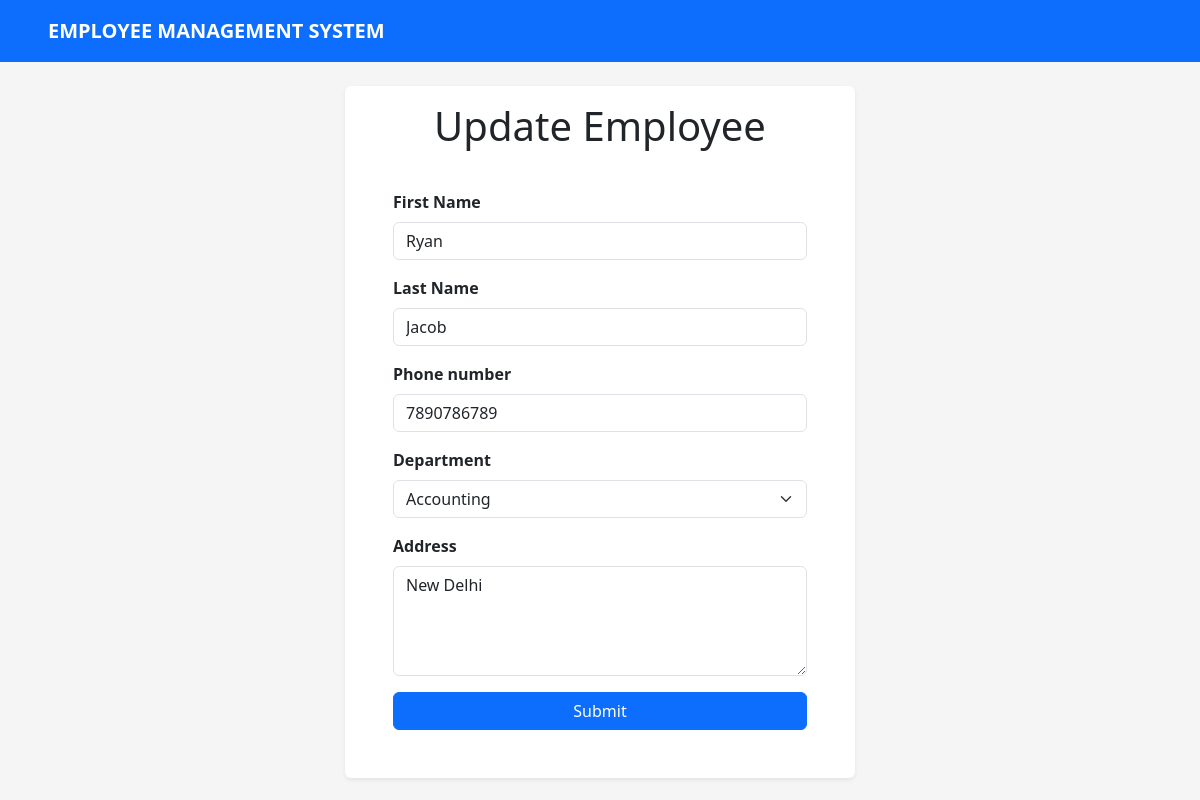
/edit_employee/16, run on the app's committed database.
### employeeapp/models.py (models this page shows)
class User(AbstractUser):
    user_type=models.CharField(choices=user_types,max_length=10,default="admin")

class Employee(models.Model):
    phone_number=models.BigIntegerField()
    address=models.TextField(max_length=1024)
    department=models.CharField(choices=departments,max_length=40)
    user=models.ForeignKey(User,on_delete=models.CASCADE)

### employeeapp/views.py (the view)
# urls.py: path("edit_employee/<int:id>",edit_employee,name="edit_employee"),
def edit_employee(request,id):
    employee=Employee.objects.get(user_id=id)
    user=User.objects.get(id=id)
    emp_id=id
    if request.method=="POST":
        user_form=UserForm(request.POST,instance=user)
        employee_form=EmployeeForm(request.POST,instance=employee)
        if user_form.is_valid() and employee_form.is_valid():
            user_form.save()
            employee_form.save()
            return JsonResponse({"success":True})
        else:
            return JsonResponse({"success":False,"errors":employee_form.errors},status=400)
    else:
        user_form=UserForm(instance=user)
        employee_form=EmployeeForm(instance=employee)
        return render(request,"edit_employee.html",{"user_form":user_form,"employee_form":employee_form,"emp_id":emp_id})

### employeeapp/forms.py (shortened to what this page needs)
class UserForm(forms.ModelForm):
    confirm_password=forms.CharField(required=False,max_length=100,widget=forms.PasswordInput(attrs={"class":"form-control"}))
    password=forms.CharField(required=False,max_length=100,widget=forms.PasswordInput(attrs={"class":"form-control"}))
    email=forms.EmailField(required=False,max_length=100,widget=forms.EmailInput(attrs={"class":"form-control"}))
    class Meta:
        model=User
        fields=["first_name","last_name","email","password"]
        widgets={
            "first_name":forms.TextInput(attrs={"class":"form-control"}),
            "last_name":forms.TextInput(attrs={"class":"form-control"}),
        }

class EmployeeForm(forms.ModelForm):
    class Meta:
        model=Employee
        fields=["phone_number","department","address"]
        widgets={
            "phone_number":forms.NumberInput(attrs={"class":"form-control"}),
            "department":forms.Select(attrs={"class":"form-select"}),
            "address":forms.Textarea(attrs={"class":"form-control","rows":4})
        }

### employeeapp/templates/edit_employee.html (shortened to what this page needs)
{% load static %}
<!DOCTYPE html>
<html lang="en">
<head>
    <link rel="stylesheet" href="https://cdnjs.cloudflare.com/ajax/libs/bootstrap/5.3.3/css/bootstrap.min.css">
    <link rel="stylesheet" href="{% static 'css/styles.css' %}">
</head>
<body class="min-vh-100  registration-page">
    <nav class="nav bg-primary py-3 px-2 px-lg-5">
        <ul class="nav h-100">
            <li class="nav-item fs-5 h-100"><a href="/" class="text-white text-decoration-none fw-semibold h-100">EMPLOYEE MANAGEMENT SYSTEM</a></li>
        </ul>
    </nav>
    <div class="d-flex  justify-content-center align-items-center mt-4 mx-2 mb-5">
        <form id="update-form"  method="post" class="p-5 pt-3 bg-white rounded-2 shadow-sm">
            <h1 class="mb-4 text-center">Update Employee</h1>
            <div class="d-flex flex-column mb-3">
                <label for="email" class="mb-2 fw-semibold">{{user_form.first_name.label | title }}</label>
                {{user_form.first_name}}
            </div>
            <div class="d-flex flex-column mb-3">
                <label for="email" class="mb-2 fw-semibold">{{user_form.last_name.label | title}} </label>
                {{user_form.last_name}}
            </div>
            <div class="d-flex flex-column mb-3">
                <label for="department" class="mb-2 fw-semibold">{{employee_form.phone_number.label}} </label>
                {{employee_form.phone_number}}
            </div>
            <div class="d-flex flex-column mb-3">
               <label for="department" class="mb-2 fw-semibold">{{employee_form.department.label}} </label>
                {{employee_form.department}}
            </div>
            <div class="d-flex flex-column mb-3">
                <label for="address" class="mb-2 fw-semibold">{{employee_form.address.label}}</label>
                {{employee_form.address}}
            </div>
            <input type="submit" class="btn btn-primary w-100">
        </form>
    </div>
</body>
</html>

### employeeapp/static/css/styles.css (style rules this page uses)
body { background-color: #F5F5F5 }
.nav-item { font-size: 17px; }
#registration-form,#update-form { width:510px }

### data on the page
User: first_name "Ryan", last_name "Jacob"
Employee: phone_number "7890786789", department "Accounting", address "New Delhi"

### other printed values
{{ user_form.first_name.label | title }} "First Name"
{{ user_form.last_name.label | title }} "Last Name"
{{ employee_form.phone_number.label }} "Phone number"
{{ employee_form.department.label }} "Department"
{{ employee_form.address.label }} "Address"
